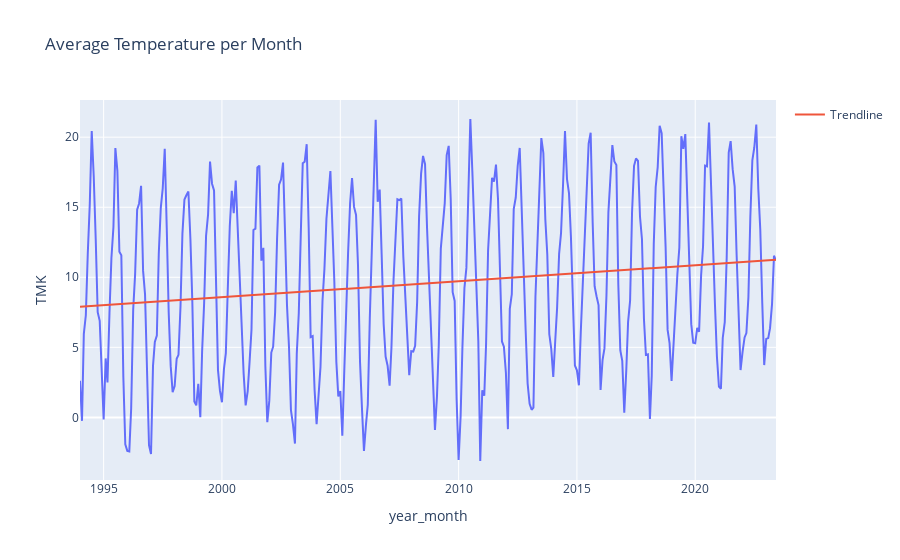

Notebook source saved alongside this figure:
### Code cell
# Visualization Average Temperature per Month
avg_temp_vis = avg_temp.copy()
avg_temp_vis['year_month'] = avg_temp_vis['year_month'].astype(str)

fig = px.line(avg_temp_vis, x='year_month', y='TMK', title='Average Temperature per Month')

# Calculate the linear regression line
x = np.arange(len(avg_temp_vis))
m, b = np.polyfit(x, avg_temp_vis['TMK'], 1)
regression_line = m * x + b

fig.add_scatter(x=avg_temp_vis['year_month'], y=regression_line, mode='lines', name='Trendline')

fig.show()

### Figure 1 — Plotly figure (JSON) as saved in the notebook; plotly's stock layout.template omitted (floating-point values rounded to 4 significant figures; data arrays with more than 128 entries replaced by an {"elided": "..."} marker saying what was removed)
{"data": [{"hovertemplate": "year_month=%{x}<br>TMK=%{y}<extra></extra>", "legendgroup": "", "line": {"color": "#636efa", "dash": "solid"}, "marker": {"symbol": "circle"}, "mode": "lines", "name": "", "orientation": "v", "showlegend": false, "type": "scatter", "x": {"elided": "354 str values"}, "xaxis": "x", "y": {"elided": "354 float values"}, "yaxis": "y"}, {"mode": "lines", "name": "Trendline", "type": "scatter", "x": {"elided": "354 str values"}, "y": {"elided": "354 float values"}}], "layout": {"legend": {"tracegroupgap": 0}, "title": {"text": "Average Temperature per Month"}, "xaxis": {"anchor": "y", "domain": [0, 1], "title": {"text": "year_month"}}, "yaxis": {"anchor": "x", "domain": [0, 1], "title": {"text": "TMK"}}}}
